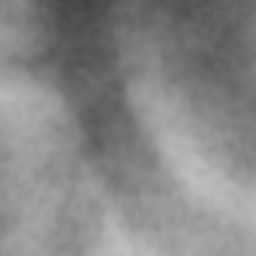
#> input picture data1/user/1/1.bmp, 128 x 128 px (shown 2 times larger); its folder holds only this picture in this run
$ python -i create_classifier.py   (imports and definitions only)
#> lines starting #> are read from the running program, lines starting #| are printed output that depends on the picture
### LMTRP.py
# some useful functions...
from functools import reduce
from unicodedata import name
from sklearn.decomposition import KernelPCA
from scipy.signal import convolve2d
import numpy as np
import matplotlib.pyplot as plt
import cv2

im_side = 64


def derivate_image(im, angle):
    h, w = np.shape(im)
    pad_im = np.pad(im, (1, 0), 'edge')
    if angle == 'horizontal':  # horizontal derivative
        deriv_im = pad_im[1:, :w] - im  # [1:, :w]
    elif angle == 'vertical':
        deriv_im = pad_im[:h, 1:] - im  # [1:, :w]

    return deriv_im

def extract_ltrp1(im_d_x, im_d_y):
    encoded_image = np.zeros(np.shape(im_d_y))  # define empty matrix, of the same shape as the image...

    # # apply conditions for each orientation...
    encoded_image[np.bitwise_and(im_d_x >= 0, im_d_y >= 0)] = 1
    encoded_image[np.bitwise_and(im_d_x < 0, im_d_y >= 0)] = 2
    encoded_image[np.bitwise_and(im_d_x < 0, im_d_y < 0)] = 3
    encoded_image[np.bitwise_and(im_d_x >= 0, im_d_y < 0)] = 4

    return encoded_image
def extract_ltrp2(ltrp1_code, plotting_flag=False):

    this_im_side = np.shape(ltrp1_code)[0]
    ltrp1_code = np.pad(ltrp1_code, (1, 1), 'constant', constant_values=0)
    g_c1 = np.zeros((3, this_im_side, this_im_side))
    g_c2 = np.zeros((3, this_im_side, this_im_side))
    g_c3 = np.zeros((3, this_im_side, this_im_side))
    g_c4 = np.zeros((3, this_im_side, this_im_side))

    for i in range(1, im_side+1):
        for j in range(1, im_side+1):
            g_c = ltrp1_code[i, j]

            # # extract neighborhood around g_c pixel
            neighborhood = np.array([ltrp1_code[i + 1, j], ltrp1_code[i + 1, j - 11], ltrp1_code[i, j - 11],
                                     ltrp1_code[i - 1, j - 1], ltrp1_code[i - 1, j], ltrp1_code[i - 1, j + 1],
                                     ltrp1_code[i, j + 1], ltrp1_code[i + 1, j + 1]])
            # # determine the codes that are different from g_c
            mask = neighborhood != g_c
            # # apply mask
            ltrp2_local = np.multiply(neighborhood, mask)

            # # construct P-components for every orientation.
            if g_c == 1:
                for direction_index, direction in enumerate([2, 3, 4]):
                    g_dir = ltrp2_local == direction
                    g_c1[direction_index, i - 1, j - 1] = reduce(lambda a, b: 2 * a + b, np.array(g_dir, dtype=int))

            elif g_c == 2:
                for direction_index, direction in enumerate([1, 3, 4]):
                    g_dir = ltrp2_local == direction
                    g_c2[direction_index, i - 1, j - 1] = reduce(lambda a, b: 2 * a + b, np.array(g_dir, dtype=int))

            elif g_c == 3:
                for direction_index, direction in enumerate([1, 2, 4]):
                    g_dir = ltrp2_local == direction
                    g_c3[direction_index, i - 1, j - 1] = reduce(lambda a, b: 2 * a + b, np.array(g_dir, dtype=int))

            elif g_c == 4:
                for direction_index, direction in enumerate([1, 2, 3]):
                    g_dir = ltrp2_local == direction

                    g_c4[direction_index, i - 1, j - 1] = reduce(lambda a, b: 2 * a + b, np.array(g_dir, dtype=int))
                    pass

            elif g_c not in [1, 2, 3, 4]:
                raise Exception('Error - Invalid value for g_c. List of possible values include [1,2,3,4].')

    large_g_c = []
    for this_g_c in [g_c1, g_c2, g_c3, g_c4]:
        large_g_c.extend(this_g_c)
    large_g_c = np.array(large_g_c)

    return large_g_c

def extract_compcode_with_magnitude(input_image, no_theta=6, sigma=1.5):

    theta = np.arange(1, no_theta + 1) * np.pi / no_theta
    (x, y) = np.meshgrid(np.arange(0, 35, 1), np.arange(0, 35, 1))
    xo, yo = np.shape(x)[0] / 2, np.shape(x)[0] / 2
    kappa = np.sqrt(2. * np.log(2.)) * ((np.power(2, sigma) + 1.) / ((np.power(2, sigma) - 1.)))
    omega = kappa / sigma

    Psi = {}  # where the filters are stored
    gabor_responses = []
    for i in range(0, len(theta)):
        xp = (x - xo) * np.cos(theta[i]) + (y - yo) * np.sin(theta[i])
        yp = -(x - xo) * np.sin(theta[i]) + (y - yo) * np.cos(theta[i])
        # Directional Gabor Filter
        Psi[str(i)] = (-omega / (np.sqrt(2 * np.pi)) * kappa) * \
                      np.exp(
                          (-np.power(omega, 2) / (8 * np.power(kappa, 2))) * (4 * np.power(xp, 2) + np.power(yp, 2))) * \
                      (np.cos(omega * xp) - np.exp(-np.power(kappa, 2) / 2))

        # # used for debugging... #1
        # plt.subplot(2,3,i+1)
        # plt.imshow(Psi[str(i)], cmap='jet')
        filtered = convolve2d(input_image, Psi[str(i)], mode='same', boundary='symm')
        # # used for debugging #2
        # plt.imshow(filtered)
        # plt.show()
        gabor_responses.append(filtered)

    # plt.show() #1
    gabor_responses = np.array(gabor_responses)

    compcode_orientations = np.argmin(gabor_responses, axis=0)
    compcode_magnitude = np.min(gabor_responses, axis=0)

    return compcode_orientations, compcode_magnitude


def derivate_image_palm_line(im, angle, m1=3, m2=1, N1=3, N2=4):

    pad_im = np.pad(im, (m2, m1), 'edge')  # image needs to be padded to the right and bellow.
    h, w = np.shape(pad_im)

    deriv_im = np.zeros(np.shape(im))

    if angle == 'horizontal':
        # # moving window across the image...
        for i in range(m2, h - m1):
            for j in range(m2, w - m1):
                g_c = pad_im[i, j]  # current g_c
                e1_sum = 0  # used for first sum in the equation
                for k in range(0, m1):
                    e1_sum += pad_im[i, j + k]
                element1 = (e1_sum + g_c) / float((m1 + 1))  # initially had N1 in the last paranthesis.
                # efficiently replaced with (m1+1)

                e2_sum = 0  # used for second sum in the equation
                for k in range(0, m2):
                    e2_sum += (pad_im[i, j + k] + pad_im[i - k, j] + pad_im[i - k, j] + pad_im[
                        i + k, j])  # (pad_im[i,j+k] + pad_im[i,j-k])
                element2 = e2_sum / float(m2 * 4)  # initially had N2 in the last paranthesis.
                # efficiently replaced with (m2*4)

                # # used for debugging
                # res = element1 - element2

                deriv_im[i - m2, j - m2] = element1 - element2

    elif angle == 'vertical':
        # # moving window across the image...
        for i in range(m2, h - m1):
            for j in range(m2, w - m1):
                g_c = pad_im[i, j]  # current g_c
                e1_sum = 0  # used for first sum in the equation
                for k in range(0, m1):
                    e1_sum += pad_im[i + k, j]
                    # + (pad_im[i, j + k] + pad_im[i - k, j] + pad_im[i - k, j] + pad_im[i + k, j])

                element1 = (e1_sum + g_c) / float((m1 + 1))  # initially had N1 in the last paranthesis.
                # efficiently replaced with (m1+1)

                e2_sum = 0  # used for second sum in the equation
                for k in range(0, m2):
                    e2_sum += (pad_im[i, j + k] + pad_im[i - k, j] + pad_im[i - k, j] + pad_im[
                        i + k, j])  # + (pad_im[i+k, j] + pad_im[i+k, j])
                element2 = e2_sum / float(m2 * 4)  # initially had N2 in the last paranthesis.
                # efficiently replaced with (m2*4)

                # # used for debugging
                # res = element1 - element2
                deriv_im[i - m2, j - m2] = element1 - element2

    return deriv_im

def extract_ltrp2_hist(ltrp2_code, block_size=8, no_bins=8, hist_range=[0, 255]):

    hist_ltrp2 = []  # container for all P-component
    n_blocks = (im_side // block_size)
    for P_index, P_component in enumerate(ltrp2_code):
        # for every p component in the computed LTrP2 feature...

        p_index_feature = np.zeros((n_blocks, n_blocks * block_size))  # empty P-component container...
        block_counter = 0  # keeping track of processed blocks (within the row)
        previous_i = 0  # starting position for i, used for extracting values (updated every after every row)
        row_counter = 0  # keeping track of processed rows...

        for i in np.arange(block_size, im_side + block_size, block_size):
            row = np.array([])  # where histogram values are stored...
            previous_j = 0  # starting position for j, used for extracting values (updated every after every block)

            for j in np.arange(block_size, im_side + block_size, block_size):
                block = P_component[previous_i:i, previous_j:j]
                block_hist = cv2.calcHist([np.uint8(block)], channels=[0], mask=None,
                                          histSize=[no_bins], ranges=hist_range)

                # # used for debugging...
                # plt.plot(a_hist/np.sum(a_hist),marker='o')
                # plt.show()

                # store block histogram in row... but normalize values before!
                row = np.concatenate((row, np.reshape(np.array(block_hist / np.sum(block_hist)), (no_bins))), axis=-1)

                block_counter += 1
                previous_j = j

            p_index_feature[row_counter, :] = np.array(row)

            row_counter += 1
            previous_i = i

            del row

        p_index_feature = np.array(p_index_feature)
        hist_ltrp2.append(p_index_feature)

    # clear some memory...
    del block, block_hist, p_index_feature, P_component, ltrp2_code,
    final_h_ltrp2 = np.zeros((np.shape(hist_ltrp2)[1] *  # number of rows in each p_feature... (n_blocks)
                              np.shape(hist_ltrp2)[0],  # number of p_features (12)
                              np.shape(hist_ltrp2)[2]))  # number of bins in each histogram * n_blocks

    for hist_ltrp2_index, this_hist_ltrp2 in enumerate(hist_ltrp2):
        final_h_ltrp2[hist_ltrp2_index * np.shape(hist_ltrp2)[1]:
        (hist_ltrp2_index + 1) * np.shape(hist_ltrp2)[1], :] = this_hist_ltrp2

    return final_h_ltrp2

pca1 = KernelPCA(n_components=128, kernel='linear')
pca2 = KernelPCA(n_components=15, kernel='linear')


def extract_local_tetra_pattern_palm(image,
                                     input_mode='grayscale', theta_orientations=12, comp_sigma=1.5,
                                     derivative_mode='palmprint', m1=3, m2=1, plot_figures_flag=False,
                                     block_size=8, n_bins=8, h_range=[0, 255],
                                     pca_no_components=15):
    if input_mode == 'grayscale':
        pass
    elif input_mode == 'gabor':
        # # Obtain the Gabor-filter response (using min rule) for input image.
        orientations, image = extract_compcode_with_magnitude(image, no_theta=theta_orientations, sigma=comp_sigma)
        # # normalize values
        image = (image - np.max(np.max(image))) * -1
        image = (image / np.max(np.max(image))) * 255
    else:
        raise 'Unknown value for "input_mode". Either "grayscale" or "gabor" are accepted.'
    #####################################################
    # # Compute the Derivative on the horizontal and vertical...
    #####################################################
    if derivative_mode == 'standard':
        deriv_h = derivate_image(image, 'horizontal')
        deriv_v = derivate_image(image, 'vertical')

    elif derivative_mode == 'palmprint':
        # # As was defined for Palmpritn recognition...
        deriv_h = derivate_image_palm_line(im=image, angle='horizontal', m1=m1, m2=m2)
        deriv_v = derivate_image_palm_line(im=image, angle='vertical', m1=m1, m2=m2)
    else:
        raise 'Unknown value for "derivative_mode". Either "standard" or "palmprint" are accepted.'
    ######################################################
    # # Extract LTrP1 code...
    ######################################################
    ltrp1 = extract_ltrp1(im_d_x=deriv_h, im_d_y=deriv_v)
    ######################################################
    # # Plot, if flag is True...
    ######################################################


    ######################################################
    # # Extract LTrP2 P-components, based on the previously obtained LTrP1
    ######################################################

    ltrp2 = extract_ltrp2(ltrp1, plotting_flag=plot_figures_flag)

    ######################################################
    # # Extract histogram feature of LTrP2
    ######################################################
    ltrp2_hist = extract_ltrp2_hist(ltrp2_code=ltrp2, block_size=block_size, no_bins=n_bins, hist_range=h_range)

    ######################################################
    # # Decompose the LTrP2-histogram feature into fewer components...
    ######################################################
    pca = KernelPCA(n_components=pca_no_components, kernel='linear')
    decomposed_feature = pca.fit_transform(X=ltrp2_hist)

    return decomposed_feature


def LMTRP_process(image):

    image = cv2.cvtColor(image, cv2.COLOR_BGR2GRAY)
    image = cv2.resize(image, (im_side, im_side))
    image = np.array(image, dtype=np.float32)  # /255.

    compcode_orientations, compcode_magnitude = extract_compcode_with_magnitude(image)

    compcode_magnitude = (compcode_magnitude - np.max(np.max(compcode_magnitude))) * -1
    compcode_magnitude = (compcode_magnitude / np.max(np.max(compcode_magnitude))) * 255

    deriv_h = derivate_image(im=compcode_magnitude, angle='horizontal')
    deriv_v = derivate_image(im=compcode_magnitude, angle='vertical')

    deriv_h = derivate_image_palm_line(im=compcode_magnitude, angle='horizontal', m1=3, m2=1)
    deriv_v = derivate_image_palm_line(im=compcode_magnitude, angle='vertical', m1=3, m2=1)

    ltrp1 = extract_ltrp1(im_d_x=deriv_h, im_d_y=deriv_v)

    plot_figures_flag=False
    ltrp2 = extract_ltrp2(ltrp1, plotting_flag=plot_figures_flag)

    ltrp2_hist = extract_ltrp2_hist(ltrp2_code=ltrp2, block_size=8, no_bins=8, hist_range=[0,255])

    final_lmtrp_feature = pca2.fit_transform(X=ltrp2_hist)

    final_lmtrp_feature = extract_local_tetra_pattern_palm(image,
                                                 input_mode='gabor',theta_orientations=12,
                                                 comp_sigma=1.5,
                                                 derivative_mode='palmprint', m1=3,m2=1,
                                                 plot_figures_flag=False,
                                                 block_size=8,n_bins=8)
    return final_lmtrp_feature

### create_classifier.py
import numpy as np
import os, cv2
import LMTRP
from sklearn.svm import SVC
from joblib import dump
from sklearn.model_selection import GridSearchCV
import joblib
import glob
from imblearn.over_sampling import SMOTE
from sklearn.metrics import classification_report

def train_classifer():
    # Read all the images in custom data-set

# Read all the images in custom data-set
    path1 = os.path.join(os.getcwd()+"/data1/user/")  # path to images of authorized users
    path2 = os.path.join(os.getcwd()+"/data1/unknown2/")  # path to images of unauthorized users

    features = []
    labels = []
    num_images = 0

    # Store images in a numpy format and corresponding labels in labels list
    for folder in glob.glob(path1 + '/*'):
        name = folder.split('/')[-1] # get name of the folder
        for imgpath in glob.glob(folder + '/*.bmp'):
            img = cv2.imread(imgpath)
#> img is the input picture: shape (128, 128, 3); min 64, max 190, mean 134.7
            img = cv2.resize(img, (64,64))
#> img: shape (64, 64, 3)
            feature = LMTRP.LMTRP_process(img) # extract feature from image
#> after the loop in extract_compcode_with_magnitude, `for i in range(0, len(theta)):`:
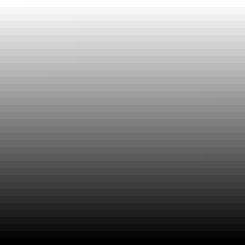
#> yp: shape (35, 35) float64 (shown 7 times larger); min -16.5, max 17.5, mean 0.5; drawn with min black and max white
#> after the loop in extract_compcode_with_magnitude, `for i in range(0, len(theta)):`: Psi = 6 items
#> the loop in extract_ltrp2, `for this_g_c in [g_c1, g_c2, g_c3, g_c4]:` made 4 passes
#> after the loop in extract_ltrp2, `for this_g_c in [g_c1, g_c2, g_c3, g_c4]:`: large_g_c = 12 items
#> the loop in extract_ltrp2_hist, `for P_index, P_component in enumerate(ltrp2_code):` made 12 passes
#> the loop in extract_ltrp2_hist, `for hist_ltrp2_index, this_hist_ltrp2 in enumerate(hist_ltrp2):` made 12 passes
#> after the loop in extract_ltrp2_hist, `for hist_ltrp2_index, this_hist_ltrp2 in enumerate(hist_ltrp2):`:
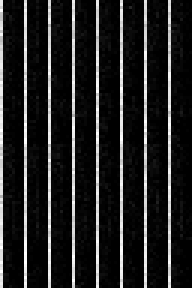
#> final_h_ltrp2: shape (96, 64) float64 (shown 3 times larger); min 0, max 1, mean 0.125
#> call 3 of derivate_image_palm_line, with angle = 'horizontal', m1 = 3, m2 = 1, N1 = 3, N2 = 4
#> in derivate_image_palm_line (call 3), `pad_im = np.pad(im, (m2, m1), 'edge')`:
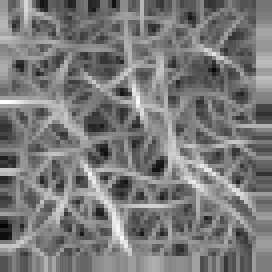
#> pad_im: shape (68, 68) float64 (shown 4 times larger); min 0, max 255, mean 121.7
#> after the loop in derivate_image_palm_line (call 3), `for i in range(m2, h - m1):`:
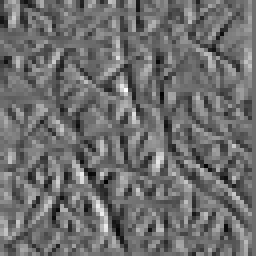
#> deriv_im: shape (64, 64) float64 (shown 4 times larger); min -57.39, max 75.81, mean 0.1; drawn with min black and max white
#> call 4 of derivate_image_palm_line, with angle = 'vertical', m1 = 3, m2 = 1, N1 = 3, N2 = 4
#> after the loop in derivate_image_palm_line (call 4), `for i in range(m2, h - m1):`:
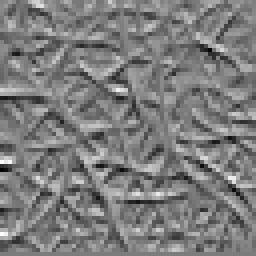
#> deriv_im: shape (64, 64) float64 (shown 4 times larger); min -69.37, max 73.04, mean 0.4; drawn with min black and max white
#> in extract_local_tetra_pattern_palm, `ltrp1 = extract_ltrp1(im_d_x=deriv_h, im_d_y=deriv_v)`:
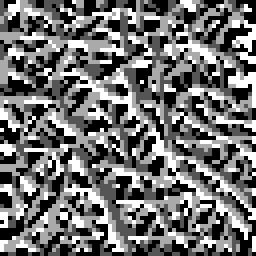
#> ltrp1: shape (64, 64) float64 (shown 4 times larger); min 1, max 4, mean 2.33; drawn with min black and max white
#> call 2 of extract_ltrp2, with plotting_flag = False
#> in extract_ltrp2 (call 2), `ltrp1_code = np.pad(ltrp1_code, (1, 1), 'constant', constant_values=0)`:
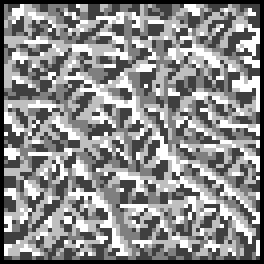
#> ltrp1_code: shape (66, 66) float64 (shown 4 times larger); min 0, max 4, mean 2.19; drawn with min black and max white
#> the loop in extract_ltrp2 (call 2), `for this_g_c in [g_c1, g_c2, g_c3, g_c4]:` made 4 passes
#> the loop in extract_ltrp2_hist (call 2), `for P_index, P_component in enumerate(ltrp2_code):` made 12 passes
#> the loop in extract_ltrp2_hist (call 2), `for hist_ltrp2_index, this_hist_ltrp2 in enumerate(hist_ltrp2):` made 12 passes
            features.append(feature)
            num_images += 1
            print("Number of images with features extracted:", num_images)
            labels.append(1) # add the name of the folder as label

    for imgpath in glob.glob(path2 + '/*.bmp'):
        img = cv2.imread(imgpath)
        img = cv2.resize(img, (64,64))
        feature = LMTRP.LMTRP_process(img) # extract feature from image
        features.append(feature)
        num_images += 1
        print("Number of images with features extracted of UNKNOW", num_images)
        labels.append(-1) # label all images in unknown folder as -1 (false)

    features = np.asarray(features)
    labels = np.asarray(labels)
    features = features.reshape(features.shape[0],-1)
    # print(features.shape)
    # print(labels)
    # Define the parameters for SVM
#> (the run stopped early here; a loop or call above may not have finished)

$ run again, on data1/user/1/10.bmp
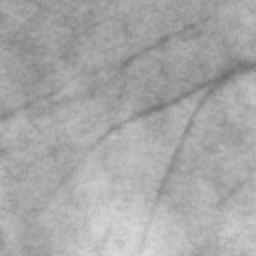
#> input picture data1/user/1/10.bmp, 128 x 128 px (shown 2 times larger)
#> in train_classifer, img is the input picture: shape (128, 128, 3); min 112, max 217, mean 167.8
#> img: shape (64, 64, 3)
#> after the loop in extract_compcode_with_magnitude, `for i in range(0, len(theta)):`: Psi = 6 items
#> the loop in extract_ltrp2, `for this_g_c in [g_c1, g_c2, g_c3, g_c4]:` made 4 passes
#> after the loop in extract_ltrp2, `for this_g_c in [g_c1, g_c2, g_c3, g_c4]:`: large_g_c = 12 items
#> the loop in extract_ltrp2_hist, `for P_index, P_component in enumerate(ltrp2_code):` made 12 passes
#> the loop in extract_ltrp2_hist, `for hist_ltrp2_index, this_hist_ltrp2 in enumerate(hist_ltrp2):` made 12 passes
#> after the loop in derivate_image_palm_line (call 4), `for i in range(m2, h - m1):`:
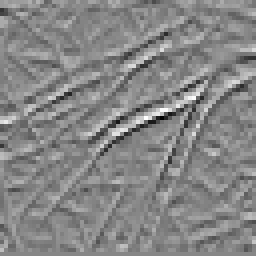
#> deriv_im: shape (64, 64) float64 (shown 4 times larger); min -86.44, max 77.8, mean 0; drawn with min black and max white
#> in extract_ltrp2 (call 2), `ltrp1_code = np.pad(ltrp1_code, (1, 1), 'constant', constant_values=0)`:
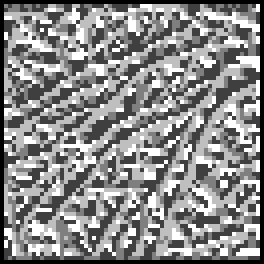
#> ltrp1_code: shape (66, 66) float64 (shown 4 times larger); min 0, max 4, mean 2.18; drawn with min black and max white
#> the loop in extract_ltrp2 (call 2), `for this_g_c in [g_c1, g_c2, g_c3, g_c4]:` made 4 passes
#> the loop in extract_ltrp2_hist (call 2), `for P_index, P_component in enumerate(ltrp2_code):` made 12 passes
#> the loop in extract_ltrp2_hist (call 2), `for hist_ltrp2_index, this_hist_ltrp2 in enumerate(hist_ltrp2):` made 12 passes

$ run again, on data1/user/1/100.bmp
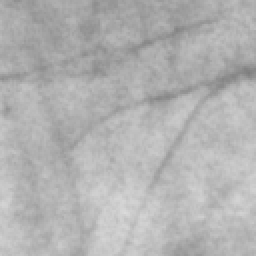
#> input picture data1/user/1/100.bmp, 128 x 128 px (shown 2 times larger)
#> in train_classifer, img is the input picture: shape (128, 128, 3); min 125, max 219, mean 178.1
#> img: shape (64, 64, 3)
#> after the loop in extract_compcode_with_magnitude, `for i in range(0, len(theta)):`: Psi = 6 items
#> the loop in extract_ltrp2, `for this_g_c in [g_c1, g_c2, g_c3, g_c4]:` made 4 passes
#> after the loop in extract_ltrp2, `for this_g_c in [g_c1, g_c2, g_c3, g_c4]:`: large_g_c = 12 items
#> the loop in extract_ltrp2_hist, `for P_index, P_component in enumerate(ltrp2_code):` made 12 passes
#> the loop in extract_ltrp2_hist, `for hist_ltrp2_index, this_hist_ltrp2 in enumerate(hist_ltrp2):` made 12 passes
#> after the loop in derivate_image_palm_line (call 4), `for i in range(m2, h - m1):`:
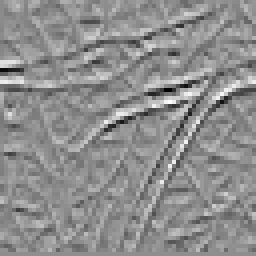
#> deriv_im: shape (64, 64) float64 (shown 4 times larger); min -86.49, max 68.69, mean 0; drawn with min black and max white
#> in extract_ltrp2 (call 2), `ltrp1_code = np.pad(ltrp1_code, (1, 1), 'constant', constant_values=0)`:
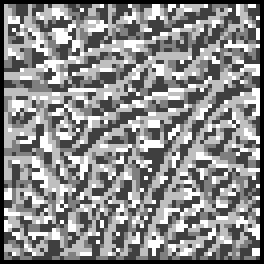
#> ltrp1_code: shape (66, 66) float64 (shown 4 times larger); min 0, max 4, mean 2.17; drawn with min black and max white
#> the loop in extract_ltrp2 (call 2), `for this_g_c in [g_c1, g_c2, g_c3, g_c4]:` made 4 passes
#> the loop in extract_ltrp2_hist (call 2), `for P_index, P_component in enumerate(ltrp2_code):` made 12 passes
#> the loop in extract_ltrp2_hist (call 2), `for hist_ltrp2_index, this_hist_ltrp2 in enumerate(hist_ltrp2):` made 12 passes
